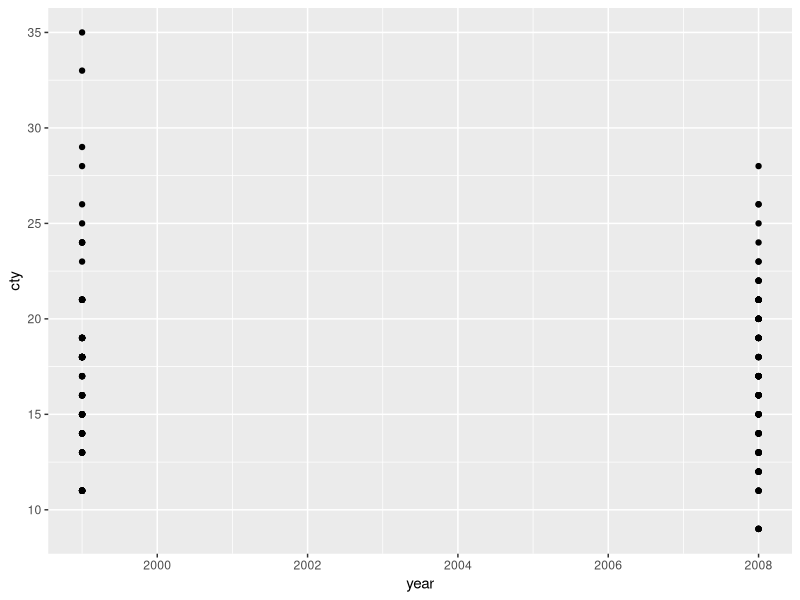

The R source for this figure:
## ---- chunk 1
library(tidyverse)
library(knitr)
library(here)
COURSE_HOME <- here()
## ---- chunk 2
mtcars
airquality
mpg
## ---- chunk 3
index_data <- tribble(
    ~metric, ~`2011`, ~`2014`, ~`2016`,
      "DTI",      75,      65,      50,
      "LVR",      60,      60,      80,
     "rate",   0.076,   0.069,   0.045
    )
## ---- chunk 4
    mpg %>%
    ggplot() +
    geom_point(mapping = aes(x = year, y = cty))
